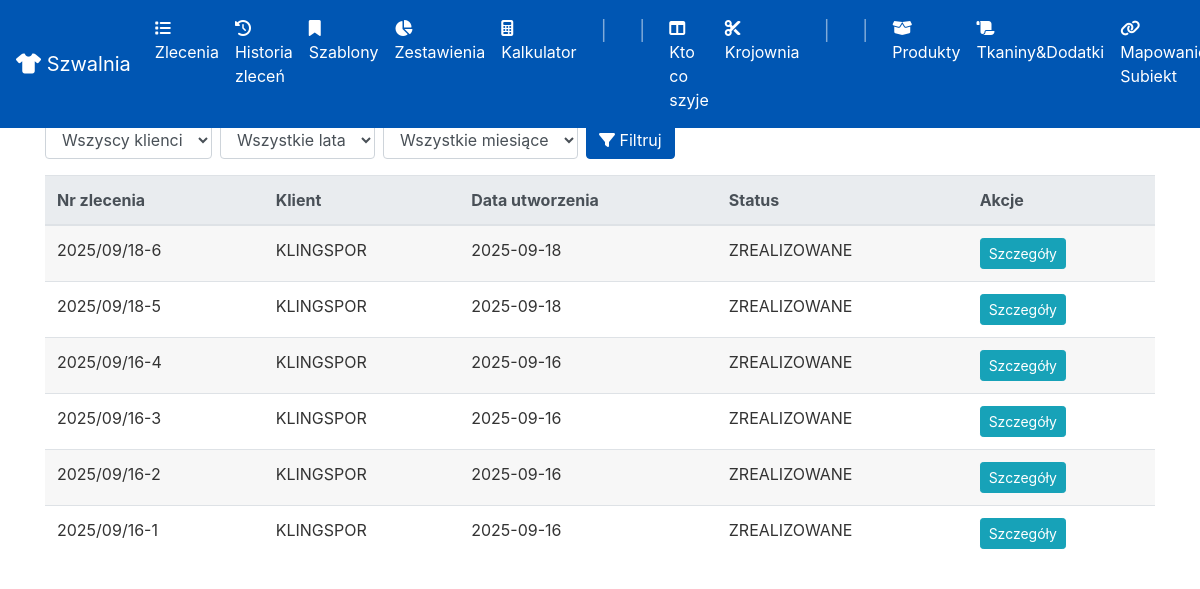
Screenshot of /orders/history with the database file from the repository.
### app/models.py (models this page shows, shortened)
class Order(db.Model):
    id = db.Column(db.Integer, primary_key=True)
    order_code = db.Column(db.String(50), nullable=True)
    client_id = db.Column(db.Integer, db.ForeignKey('client.id'), nullable=False)
    description = db.Column(db.Text, nullable=False)
    login_info = db.Column(db.Text, nullable=True)
    deadline = db.Column(db.Date, nullable=False)
    status = db.Column(db.String(50), nullable=False, default='NOWE')
    zlecajacy = db.Column(db.String(50), nullable=False)
    created_at = db.Column(db.DateTime, default=datetime.utcnow)
    fabrics = db.relationship('OrderFabric', backref='order', cascade="all, delete-orphan")
    assigned_team = db.Column(db.String(50), nullable=True)
    cutting_table = db.Column(db.String(50), nullable=True)
    team1_completed = db.Column(db.Boolean, default=False, nullable=False)
    team2_completed = db.Column(db.Boolean, default=False, nullable=False)
    cutting_started_at = db.Column(db.DateTime, nullable=True)
    cutting_finished_at = db.Column(db.DateTime, nullable=True)
    sewing_started_at = db.Column(db.DateTime, nullable=True)
    sewing_finished_at = db.Column(db.DateTime, nullable=True)
    order_items = db.relationship('OrderItem', backref='order', lazy=True, cascade="all, delete-orphan")
    attachments = db.relationship('Attachment', backref='order', lazy=True, cascade="all, delete-orphan")
    materials_used = db.relationship('MaterialUsage', backref='order', cascade="all, delete-orphan")

class Client(db.Model):
    id = db.Column(db.Integer, primary_key=True)
    name = db.Column(db.String(100), nullable=False, unique=True)
    orders = db.relationship('Order', backref='client', lazy=True)

### app/routes.py (the view)
@app.route('/orders/history')
def orders_history():
    client_filter = request.args.get('client', '').strip().upper()
    year_filter = request.args.get('year', '')
    month_filter = request.args.get('month', '')
    orders_query = Order.query.join(Client).filter(Order.status == 'ZREALIZOWANE')
    if client_filter:
        orders_query = orders_query.filter(Client.name == client_filter)
    if year_filter:
        orders_query = orders_query.filter(extract('year', Order.created_at) == int(year_filter))
    if month_filter:
        orders_query = orders_query.filter(extract('month', Order.created_at) == int(month_filter))
    all_orders = orders_query.order_by(Order.created_at.desc()).all()
    years_query = db.session.query(extract('year', Order.created_at)).distinct().all()
    years = sorted({int(y[0]) for y in years_query})
    clients = Client.query.order_by(Client.name).all()
    return render_template('orders_history.html',
                           orders=all_orders,
                           clients=clients,
                           years=years)

### app/routes.py (called while the page is built)
@app.context_processor
def inject_in_progress_orders():
    all_in_progress = Order.query.filter_by(status='W REALIZACJI').order_by(Order.deadline).all()
    krojownia_orders = []
    szwalnia_orders = []
    for order in all_in_progress:
        order.total_quantity = sum(item.quantity for item in order.order_items)
        if order.cutting_table == 'skrojone' and order.assigned_team is not None:
            szwalnia_orders.append(order)
        elif order.cutting_table is not None and order.cutting_table != 'skrojone':
            krojownia_orders.append(order)
    return dict(krojownia_in_progress=krojownia_orders, szwalnia_in_progress=szwalnia_orders)

### app/templates/orders_history.html (shortened to what this page needs)
{% extends "base.html" %}
{% block content %}
<h2> Historia Zleceń</h2>
<form method="GET" class="form-inline mb-3">
    <select name="client" class="form-control mr-2">
        <option value="">Wszyscy klienci</option>
    </select>
    <select name="year" class="form-control mr-2">
        <option value="">Wszystkie lata</option>
    </select>
    <select name="month" class="form-control mr-2">
        <option value="">Wszystkie miesiące</option>
    </select>
    <button type="submit" class="btn btn-primary"><i class="fas fa-filter"></i> Filtruj</button>
</form>
<div class="table-responsive">
    <table class="table table-striped table-hover">
        <thead class="thead-light">
            <tr>
                <th>Nr zlecenia</th>
                <th>Klient</th>
                <th>Data utworzenia</th>
                <th>Status</th>
                <th>Akcje</th>
            </tr>
        </thead>
        <tbody>
            {% for order in orders %}
            <tr>
                <td>{{ order.order_code }}</td>
                <td>{{ order.client.name }}</td>
                <td>{{ order.created_at.strftime('%Y-%m-%d') }}</td>
                <td>{{ order.status }}</td>
                <td>
                    <a href="{{ url_for('order_detail', order_id=order.id) }}" class="btn btn-sm btn-info">Szczegóły</a>
                </td>
            </tr>
            {% else %}
            <tr>
                <td colspan="5" class="text-center">Brak zleceń do wyświetlenia.</td>
            </tr>
            {% endfor %}
        </tbody>
    </table>
</div>
{% endblock %}

### rows the page displays
Order: order_code "2025/09/18-6", client.name "KLINGSPOR", created_at "2025-09-18", status "ZREALIZOWANE"
Order: order_code "2025/09/18-5", client.name "KLINGSPOR", created_at "2025-09-18", status "ZREALIZOWANE"
Order: order_code "2025/09/16-4", client.name "KLINGSPOR", created_at "2025-09-16", status "ZREALIZOWANE"
Order: order_code "2025/09/16-3", client.name "KLINGSPOR", created_at "2025-09-16", status "ZREALIZOWANE"
Order: order_code "2025/09/16-2", client.name "KLINGSPOR", created_at "2025-09-16", status "ZREALIZOWANE"
Order: order_code "2025/09/16-1", client.name "KLINGSPOR", created_at "2025-09-16", status "ZREALIZOWANE"
